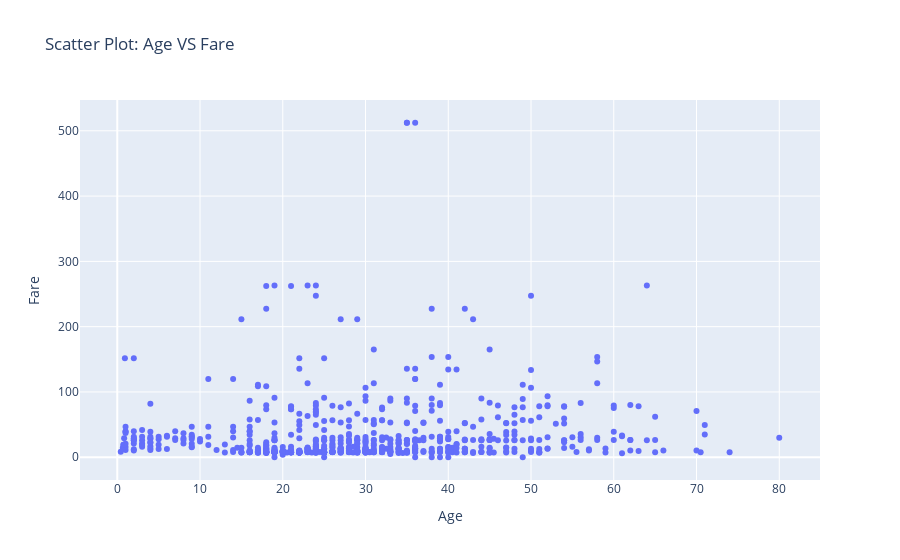

Notebook source saved alongside this figure:
### Markdown cell above
**Q1. Load the "titanic" dataset using the load_dataset function of seaborn. Use Plotly express to plot a
scatter plot for age and fare columns in the titanic dataset.**

### Code cell
import seaborn as sns
import plotly.graph_objects as go

titanic_data=sns.load_dataset("titanic")
fig=go.Figure()
fig.add_trace(go.Scatter(x=titanic_data.age, y=titanic_data.fare, mode="markers")) 
fig.update_layout(
    title="Scatter Plot: Age VS Fare",
    xaxis=dict(title='Age'),
    yaxis=dict(title='Fare')
)

fig.show()

### Figure 1 — Plotly figure (JSON) as saved in the notebook; plotly's stock layout.template omitted (floating-point values rounded to 4 significant figures; data arrays with more than 128 entries replaced by an {"elided": "..."} marker saying what was removed)
{"data": [{"mode": "markers", "type": "scatter", "x": {"elided": "891 float values"}, "y": {"elided": "891 float values"}}], "layout": {"autosize": true, "title": {"text": "Scatter Plot: Age VS Fare"}, "xaxis": {"autorange": true, "range": [-4.589, 85.01], "title": {"text": "Age"}, "type": "linear"}, "yaxis": {"autorange": true, "range": [-42.28, 554.6], "title": {"text": "Fare"}, "type": "linear"}}}
